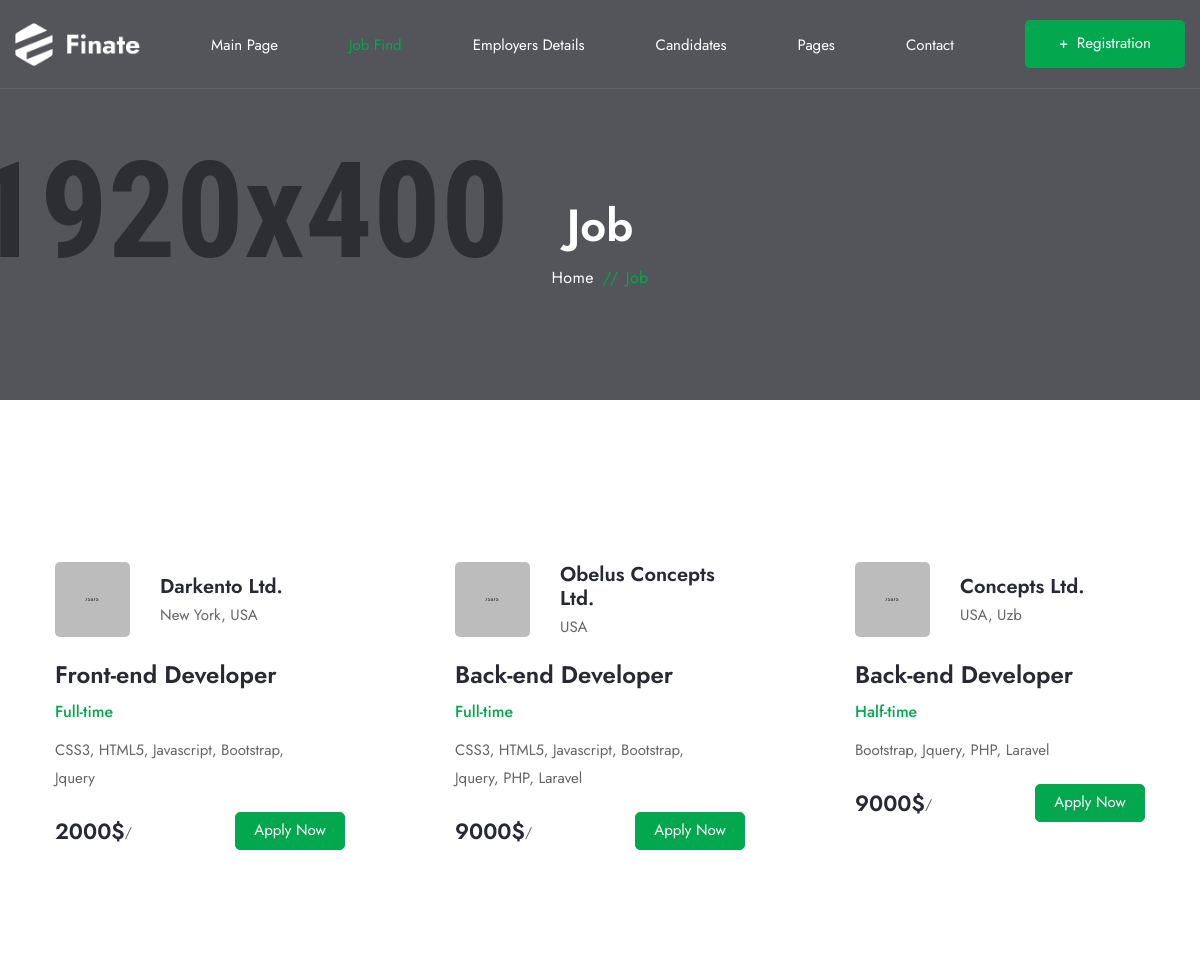
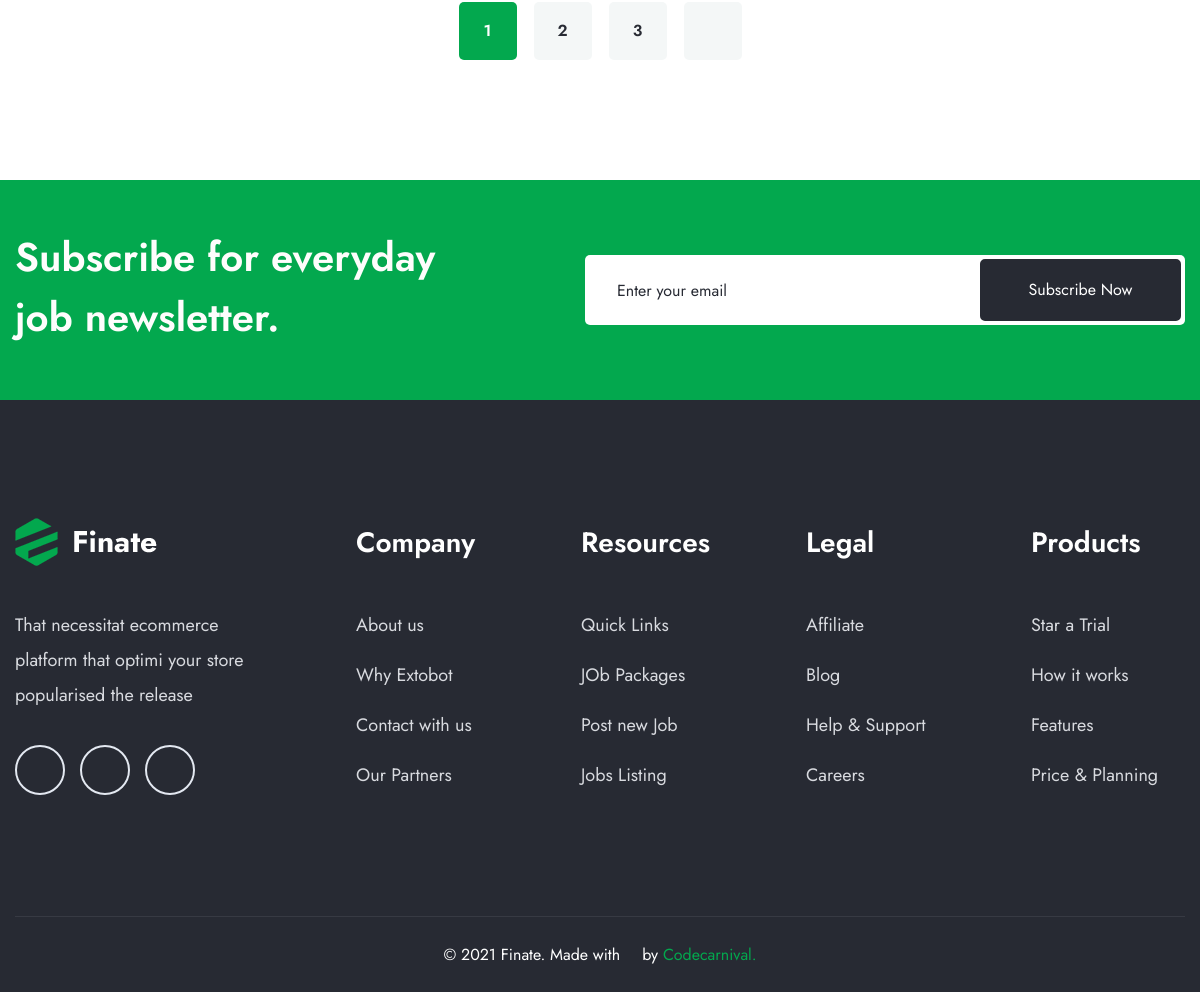
Page /job.php on the committed database (2 pictures, top to bottom).
### tables this page shows
CREATE TABLE `menu` (
  `id` int(11) NOT NULL,
  `img` varchar(500) DEFAULT NULL,
  `theme` varchar(500) DEFAULT NULL,
  `created.date` int(11) DEFAULT NULL,
  `status` int(11) NOT NULL DEFAULT 0,
  `link` varchar(500) DEFAULT NULL,
  `subheader1` varchar(500) DEFAULT NULL,
  `subheader2` varchar(500) DEFAULT NULL,
  `subheader3` varchar(500) DEFAULT NULL,
  `subheader4` varchar(500) DEFAULT NULL,
  `link1` varchar(500) DEFAULT NULL,
  `link2` varchar(500) DEFAULT NULL,
  `link3` varchar(500) DEFAULT NULL,
  `link4` varchar(500) DEFAULT NULL,
  `num` varchar(500) DEFAULT NULL
);

CREATE TABLE `category` (
  `id` int(11) NOT NULL,
  `category_id` varchar(255) DEFAULT NULL,
  `image` varchar(500) DEFAULT NULL,
  `name` varchar(500) DEFAULT NULL,
  `job` varchar(500) DEFAULT NULL,
  `job.type` varchar(500) DEFAULT NULL,
  `language_` varchar(500) DEFAULT NULL,
  `price` varchar(255) DEFAULT NULL,
  `phone` int(255) DEFAULT NULL,
  `adress` varchar(255) NOT NULL,
  `description` varchar(800) DEFAULT NULL,
  `benefit_1` varchar(500) DEFAULT NULL,
  `benefit_2` varchar(500) DEFAULT NULL,
  `benefit_3` varchar(500) DEFAULT NULL,
  `benefit_4` varchar(500) DEFAULT NULL,
  `benefit_5` varchar(500) DEFAULT NULL,
  `benefit_6` varchar(500) DEFAULT NULL,
  `benefit_7` varchar(500) DEFAULT NULL,
  `benefit_8` varchar(500) DEFAULT NULL,
  `benefit_9` varchar(500) DEFAULT NULL,
  `benefit_10` varchar(500) DEFAULT NULL,
  `working_hour_1` varchar(500) DEFAULT NULL,
  `working_hour_2` varchar(500) DEFAULT NULL,
  `working_hour_3` varchar(500) DEFAULT NULL,
  `Educational_requirements_1` varchar(500) DEFAULT NULL,
  `Requirements_1` varchar(500) DEFAULT NULL,
  `Requirements_2` varchar(500) DEFAULT NULL,
  `Requirements_3` varchar(500) DEFAULT NULL,
  `Requirements_4` varchar(500) DEFAULT NULL,
  `Requirements_5` varchar(500) DEFAULT NULL,
  `Requirements_6` varchar(500) DEFAULT NULL,
  `Respons_1` varchar(100) DEFAULT NULL,
  `Respons_2` varchar(100) DEFAULT NULL,
  `Respons_3` varchar(100) DEFAULT NULL,
  `Respons_4` varchar(100) DEFAULT NULL,
  `Statement` varchar(200) DEFAULT NULL,
  `Experience` varchar(200) DEFAULT NULL,
  `Gender` varchar(200) DEFAULT NULL,
  `Qualification` varchar(200) DEFAULT NULL,
  `Applied` int(50) DEFAULT NULL,
  `Applien_end` int(50) DEFAULT NULL,
  `status` int(11) NOT NULL DEFAULT 0,
  `created_date` int(11) DEFAULT NULL
);

CREATE TABLE `footer2` (
  `id` int(11) NOT NULL,
  `logo` varchar(500) DEFAULT NULL,
  `description` varchar(500) DEFAULT NULL,
  `icon1` varchar(500) DEFAULT NULL,
  `icon2` varchar(500) DEFAULT NULL,
  `icon3` varchar(500) DEFAULT NULL,
  `icon_link_1` varchar(500) DEFAULT NULL,
  `icon_link_2` varchar(500) DEFAULT NULL,
  `icon_link_3` varchar(500) DEFAULT NULL,
  `created_date` int(255) DEFAULT NULL,
  `status` int(11) NOT NULL DEFAULT 0
);

CREATE TABLE `footer` (
  `id` int(11) NOT NULL,
  `title` varchar(500) DEFAULT NULL,
  `link1` varchar(500) DEFAULT NULL,
  `link2` varchar(500) DEFAULT NULL,
  `link3` varchar(500) DEFAULT NULL,
  `link4` varchar(500) DEFAULT NULL,
  `subheader1` varchar(500) DEFAULT NULL,
  `subheader2` varchar(500) DEFAULT NULL,
  `subheader3` varchar(500) DEFAULT NULL,
  `subheader4` varchar(500) DEFAULT NULL,
  `created_date` int(255) DEFAULT NULL,
  `status` int(11) NOT NULL DEFAULT 0
);

### job.php (the view)
<?php
include_once("header.php");
?>
  <main class="main-content">
    <div class="page-header-area sec-overlay sec-overlay-black" data-bg-img="assets/img/photos/bg2.jpg">
      <div class="container pt--0 pb--0">
        <div class="row">
          <div class="col-12">
            <div class="page-header-content">
              <h2 class="title">Job</h2>
              <nav class="breadcrumb-area">
                <ul class="breadcrumb justify-content-center">
                  <li><a href="index.php">Home</a></li>
                  <li class="breadcrumb-sep">//</li>
                  <li>Job</li>
                </ul>
              </nav>
            </div>
          </div>
        </div>
      </div>
    </div>
    <section class="recent-job-area recent-job-inner-area">
      <div class="container">
        <div class="row">
        <?php
foreach($array_category as $key1){
  echo '<div class="col-md-6 col-lg-4">
  <div class="recent-job-item">
    <div class="company-info">
      <div class="logo">
        <a href="#"><img src="'.$key1['image'].'" width="75" height="75" alt="Image-HasTech"></a>
      </div>
      <div class="content">
        <h4 class="name"><a href="#">'.$key1['name'].'</a></h4>
        <p class="address">'.$key1['adress'].'</p>
      </div>
    </div>
    <div class="main-content">
      <h3 class="title"><a href="job-details.php">'.$key1['job'].'</a></h3>
      <h5 class="work-type">'.$key1['job.type'].'</h5>
      <p class="desc">'.$key1['language_'].'</p>
    </div>
    <div class="recent-job-info">
      <div class="salary">
        <h4>'.$key1['price'].'</h4>
        <p>/'.$key1['workingtime'].'</p>
      </div>
      <a class="btn-theme btn-sm" href="job-details.php?id='.$key['id'].'">Apply Now</a>
    </div>
  </div>
</div>';
}
        ?>
        </div>
        <div class="row">
          <div class="col-lg-12 text-center">
            <div class="pagination-area">
              <nav>
                <ul class="page-numbers d-inline-flex">
                  <li>
                    <a class="page-number active" href="job.php">1</a>
                  </li>
                  <li>
                    <a class="page-number" href="job.php">2</a>
                  </li>
                  <li>
                    <a class="page-number" href="job.php">3</a>
                  </li>
                  <li>
                    <a class="page-number next" href="job.php">
                      <i class="icofont-long-arrow-right"></i>
                    </a>
                  </li>
                </ul>
              </nav>
            </div>
          </div>
        </div>
      </div>
    </section>
  </main>
 <?php
 include_once("footer.php");
 ?>

### header.php (shortened to what this page needs)
<?php
include_once("db.php");
$header_zapros = "SELECT * FROM `menu` WHERE status='1'";
$header_result = mysqli_query($connect, $header_zapros);
$array_header = [];
while($row = mysqli_fetch_assoc($header_result)){
  $array_header[] = $row;
}
$category_zapros = "SELECT * FROM `category` WHERE status='1'";
$category_result = mysqli_query($connect, $category_zapros);
$array_category = [];
while($row3 = mysqli_fetch_assoc($category_result)){
$array_category[] = $row3;
}
$mysqli_footer = "SELECT * FROM `footer` WHERE status='1'";
$footer_res = mysqli_query($connect, $mysqli_footer);
$array_5 = [];
while($row = mysqli_fetch_assoc($footer_res)){
  $array_5[] = $row;
}
$mysqli_footer2 = "SELECT * FROM `footer2` WHERE status='1'";
$footer2_res = mysqli_query($connect, $mysqli_footer2);
$array_6 = [];
while($row = mysqli_fetch_assoc($footer2_res)){
  $array_6[] = $row;
}
?>
<!DOCTYPE html>
<html lang="zxx">
<head>
    <link href="assets/css/bootstrap.min.css" rel="stylesheet" />
    <link href="assets/css/icofont.css" rel="stylesheet" />
    <link href="assets/css/swiper.min.css" rel="stylesheet" />
    <link href="assets/css/fancybox.min.css" rel="stylesheet" />
    <link href="assets/css/aos.min.css" rel="stylesheet" />
    <link href="assets/css/style.css" rel="stylesheet" />
</head>
<body>
<div class="wrapper">
  <header class="header-area transparent">
    <div class="container">
      <div class="row no-gutter align-items-center position-relative">
        <div class="col-12">
          <div class="header-align">
            <div class="header-align-start">
              <div class="header-logo-area">
                <a href="index.php">
                  <img class="logo-main" src="assets/img/logo-light.png" alt="Logo" />
                </a>
              </div>
            </div>
            <?php
          foreach($array_header as $key){
            echo '<div class="header-align-center">
            <div class="header-navigation-area position-relative">
            <ul class="main-menu nav">
            <li class="has-submenu"><a href="'.$key['link'].'"><span>'.$key['theme'].'</span></a>';
          echo '</li>
            </ul>
            </div>
          </div>';
          }
?>
            <div class="header-align-end">
              <div class="header-action-area">
                <a class="btn-registration" href="registration.php"><span>+</span> Registration</a>
              </div>
            </div>
          </div>
        </div>
      </div>
    </div>
</header>

### footer.php (shortened to what this page needs)
<?php
include_once("header.php");
?>
  <footer class="footer-area">
    <div class="footer-top">
      <div class="container pt--0 pb--0">
        <div class="row">
          <div class="col-lg-5">
            <div class="footer-newsletter-content">
              <h4 class="title">Subscribe for everyday job newsletter.</h4>
            </div>
          </div>
          <div class="col-lg-7">
            <div class="footer-newsletter-form">
              <form action="#">
                <input type="email" placeholder="Enter your email">
                <button type="submit" class="btn-newsletter">Subscribe Now</button>
              </form>
            </div>
          </div>
        </div>
      </div>
    </div>
<?php
foreach($array_6 as $key){
  echo '<div class="footer-main">
      <div class="container pt--0 pb--0">
        <div class="row">
          <div class="col-md-6 col-lg-3">
            <div class="widget-item widget-about">
              <div class="widget-logo-area">
                <a href="index.php">
                  <img class="logo-main" src="'.$key['logo'].'" alt="Logo" />
                </a>
              </div>
              <p class="desc">'.$key['description'].'</p>
              <div class="social-icons">';
              for($i=1; $i<=3; $i++){
                echo ' <a href="'.$key['icon_link_'.$i.''].'" target="_blank" rel="noopener"><i class="icofont-'.$key['icon'.$i.''].'"></i></a>';
              }
             echo '</div>
            </div>
          </div>
          <div class="col-lg-9">
            <div class="row">';
}
    ?>
<?php
foreach($array_5 as $key){
  echo '<div class="col-md-3 col-lg-3">
    <div class="widget-item nav-menu-item1">
      <h4 class="widget-title">'.$key['title'].'</h4>
      <h4 class="widget-collapsed-title collapsed" data-bs-toggle="collapse" data-bs-target="#widgetId-1">'.$key['title'].'</h4>
      <div id="widgetId-1" class="collapse widget-collapse-body">
        <div class="collapse-body">
          <div class="widget-menu-wrap">
           <ul class="nav-menu">
          ';
          for($i=1; $i<=4; $i++){
            echo '<li><a href="'.$key['link'.$i.''].'">'.$key['subheader'.$i.''].'</a></li>';
          }
           echo ' </ul>
          </div>
        </div>
      </div>
    </div>
  </div>';
}
?>
            </div>
          </div>
        </div>
      </div>
    </div>
    <div class="footer-bottom">
      <div class="container pt--0 pb--0">
        <div class="row">
          <div class="col-12">
            <div class="footer-bottom-content">
              <p class="copyright">© 2021 Finate. Made with <i class="icofont-heart"></i> by <a target="_blank" href="https://themeforest.net/user/codecarnival">Codecarnival.</a></p>
            </div>
          </div>
        </div>
      </div>
    </div>
  </footer>
</div>
</body>
</html>

### rows in the picture
menu: theme "Main Page"
menu: theme "Job Find"
menu: theme "Employers Details"
menu: theme "Candidates"
menu: theme "Pages"
menu: theme "Contact"
category: image (picture), name "Darkento Ltd.", adress "New York, USA", job "Front-end Developer", type "Full-time", language_ "CSS3, HTML5, Javascript, Bootstrap, Jquery", price "2000$"
category: image (picture), name "Obelus Concepts Ltd.", adress "USA", job "Back-end Developer", type "Full-time", language_ "CSS3, HTML5, Javascript, Bootstrap, Jquery, PHP, Laravel", price "9000$"
category: image (picture), name "Concepts Ltd.", adress "USA, Uzb", job "Back-end Developer", type "Half-time", language_ "Bootstrap, Jquery, PHP, Laravel", price "9000$"
footer2: logo (picture), description "That necessitat ecommerce platform that optimi your store popularised the release"
footer: title "Company", subheader1 "About us", subheader2 "Why Extobot", subheader3 "Contact with us", subheader4 "Our Partners"
footer: title "Resources", subheader1 "Quick Links", subheader2 "JOb Packages", subheader3 "Post new Job", subheader4 "Jobs Listing"
footer: title "Legal", subheader1 "Affiliate", subheader2 "Blog", subheader3 "Help & Support", subheader4 "Careers"
footer: title "Products", subheader1 "Star a Trial", subheader2 "How it works", subheader3 "Features", subheader4 "Price & Planning"
